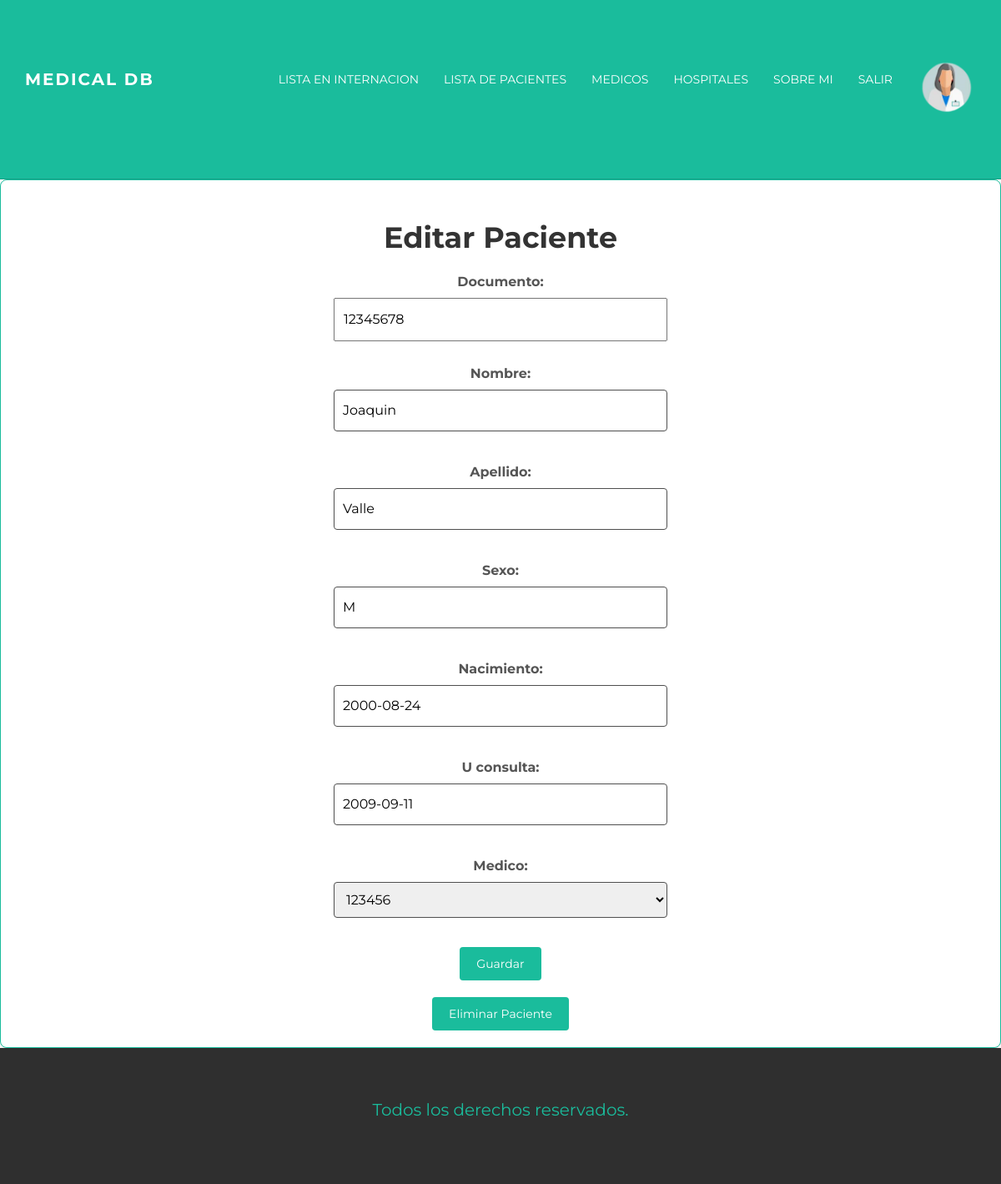
Screenshot of /MedicalDB/detalle_paciente/12345678/ (signed in) with the database file from the repository.
### medicalapp/models.py (models this page shows, shortened)
class Avatar(models.Model):
        usuario = models.ForeignKey(User, on_delete=models.CASCADE)
        imagen = models.ImageField(upload_to= "avatares", null=True, blank=True)

class Pacientes(models.Model):
        documento = models.IntegerField(primary_key=True)
        nombre = models.CharField(max_length=60)
        apellido = models.CharField(max_length=60)
        sexo = models.CharField(max_length=60)
        nacimiento = models.DateField()
        u_consulta = models.DateField()
        medico = models.CharField(max_length=60)

### medicalapp/views.py (the view)
# urls.py: path('detalle_paciente/<pacienteDNI>/', editar_pacientes, name="DetallePacientes"),
@login_required
def editar_pacientes(request, pacienteDNI):
    paciente = Pacientes.objects.get(documento=pacienteDNI)
    if request.method == 'POST':
        form = FormularioPacientes(request.POST)
        if form.is_valid():
            datos = form.cleaned_data
            medico_numero_matricula = datos['medico']
            medico = Medicos.objects.get(numero_matricula=medico_numero_matricula)
            paciente = Pacientes(
                documento=datos['documento'],
                nombre=datos['nombre'],
                apellido=datos['apellido'],
                sexo=datos['sexo'],
                nacimiento=datos['nacimiento'],
                u_consulta=datos['u_consulta'],
                medico=medico.numero_matricula
            )
            paciente.save()
            return redirect('ListaPacientes')
    else:
        form = FormularioPacientes(initial={'documento': paciente.documento, 'nombre': paciente.nombre, 'apellido': paciente.apellido,
                                                    'sexo': paciente.sexo, 'nacimiento': paciente.nacimiento, 'u_consulta': paciente.u_consulta, 'medico': paciente.medico})
    return render(request, 'medicalapp/funciones/paciente.html', {'form': form, 'documento': pacienteDNI})

### medicalapp/forms.py
class FormularioPacientes(forms.Form):
        documento = forms.IntegerField()
        nombre = forms.CharField(max_length=60)
        apellido = forms.CharField(max_length=60)
        sexo = forms.CharField(max_length=60)
        nacimiento = forms.DateField()
        u_consulta = forms.DateField()
        medico = forms.ChoiceField(choices=[])
        def __init__(self, *args, **kwargs):
            super(FormularioPacientes, self).__init__(*args, **kwargs)
            medicos = Medicos.objects.all()
            choices = [(str(m.numero_matricula), str(m.numero_matricula)) for m in medicos]
            self.fields['medico'].choices = choices

### medicalapp/templates/medicalapp/funciones/paciente.html (shortened to what this page needs)
{% extends "medicalapp/padre.html" %}
{% block top %}
<div class="container-form">
    <h1>Editar Paciente</h1>
    <form method="post" class="patient-form">
        {{ form.as_p }}
        <button type="submit" class="submit-button">Guardar</button>
    </form>
    <form method="post" action="{% url 'EliminarPaciente' pacienteDNI=documento %}" class="delete-form">
        <button type="submit" class="delete-button">Eliminar Paciente</button>
    </form>
</div>
{% endblock %}
{% block foot %}
<p style = "font-size: 20px;
color: #1ABC9C;
text-align: center;
margin-top: 10px;"> Todos los derechos reservados. </p>
{% endblock %}

### medicalapp/templates/medicalapp/padre.html (shortened to what this page needs)
<!DOCTYPE html>
<html lang="en">
  <head>
	{% load static %}
    <link href="{% static 'medicalapp/assets/css/bootstrap.css' %}" rel="stylesheet">
    <link href="{% static 'medicalapp/assets/css/main.css' %}" rel="stylesheet">
  </head>
  <body>
    <div class="navbar navbar-inverse navbar-static-top">
      <div class="container">
        <div class="navbar-header">
          <a class="navbar-brand" href="{% url 'Inicio' %}">Medical DB</a>
        </div>
        <div class="navbar-collapse collapse">
          <ul class="nav navbar-nav navbar-right">
			{% if request.user.is_authenticated %}
				{% with user.avatar_set.first as userAvatar %}
				{% if userAvatar %}
				<a href="{% url 'EditarUsuario' %}"><img src="{{userAvatar.imagen.url}}" alt="" style="max-width: 100px;"></a>
				{% endif %}
				{% endwith %}
				<li><a href="{% url 'ListaInternados' %}">Lista en Internacion</a></li>
				<li><a href="{% url 'ListaPacientes' %}">Lista de Pacientes</a></li>
				<li><a href="{% url 'ListaMedicos' %}">Medicos</a></li>
				<li><a href="{% url 'ListaHospitales' %}">Hospitales</a></li>
				<li><a href="{% url 'SobreMi' %}">Sobre mi</a></li>
				<li><a href="{% url 'Logout' %}">Salir</a></li>
			{% else %}
			<li><a href="{% url 'Login' %}">Ingresar</a></li>
            <li><a href="{% url 'Registrarse' %}">Registrarse</a></li>
			{% endif %}
          </ul>
        </div>
      </div>
    </div>
	{% block top %}{% endblock %}
	<div id="footer">
		{% block foot %}
		{% endblock %}
	</div>
  </body>
</html>

### medicalapp/static/medicalapp/assets/css/main.css (style rules this page uses)
body { background-color: #ffffff; font-family: 'Montserrat', sans-serif; font-weight: 400; font-size: 14px; color: #555; -webkit-font-smoothing: antialiased; -webkit-overflow-scrolling: touch; }
h1, h2, h3, h4, h5, h6 { font-family: 'Montserrat', sans-serif; font-weight: 700; color: #333; }
h1 { font-size: 35px; margin-top: 30px; margin-bottom: 30px; }
p { line-height: 28px; margin-bottom: 25px; font-size: 16px; }
a { color: #1abc9c; word-wrap: break-word; -webkit-transition: color 0.1s ease-in, background 0.1s ease-in; -moz-transition: color 0.1s ease-in, background 0.1s ease-in; -ms-transition: color 0.1s ease-in, background 0.1s ease-in; -o-transition: color 0.1s ease-in, background 0.1s ease-in; transition: color 0.1s ease-in, background 0.1s ease-in; }
a:before, a:after { -webkit-transition: color 0.1s ease-in, background 0.1s ease-in; -moz-transition: color 0.1s ease-in, background 0.1s ease-in; -ms-transition: color 0.1s ease-in, background 0.1s ease-in; -o-transition: color 0.1s ease-in, background 0.1s ease-in; transition: color 0.1s ease-in, background 0.1s ease-in; }
.navbar { text-transform: uppercase; margin-bottom: 0px; }
.navbar-inverse { padding-bottom: 70px; padding-top: 70px; }
.navbar-inverse { background-color: #1abc9c; border-color: #16a085; }
.navbar-inverse .navbar-nav > li > a { color: white; }
.navbar-brand { font-weight: 700; font-size: 20px; letter-spacing: 2px; }
.navbar-inverse .navbar-brand { color: white; }
#footer { background-color: #2f2f2f; padding-top: 50px; padding-bottom: 50px; }
#footer p { color: white; }

### medicalapp/templates/medicalapp/funciones/paciente.html (style rules this page uses)
.container-form { background-color: #fff; border: 1px solid #1ABC9C; border-radius: 8px; padding: 20px; box-shadow: 0 2px 4px rgba(0, 0, 0, 0.1); text-align: center; }
h1 { color: #333; margin-bottom: 20px; }
.patient-form { max-width: 400px; margin: 0 auto; }
.submit-button { background-color: #1ABC9C; color: #fff; border: none; border-radius: 4px; padding: 10px 20px; cursor: pointer; }
.delete-button { background-color: #1ABC9C; color: #fff; border: none; border-radius: 4px; padding: 10px 20px; cursor: pointer; margin-top: 20px; }
input[type="text"], select { width: 100%; padding: 10px; margin-bottom: 10px; border: 1px solid #4F4F4F; border-radius: 4px; }
#id_documento { display: inline-block; width: 100%; padding: 10px; margin-right: 10px; }

### rows the page displays
Avatar: imagen (picture)
Pacientes: documento "12345678", nombre "Joaquin", apellido "Valle", sexo "M", nacimiento "2000-08-24", u_consulta "2009-09-11", medico "123456"
